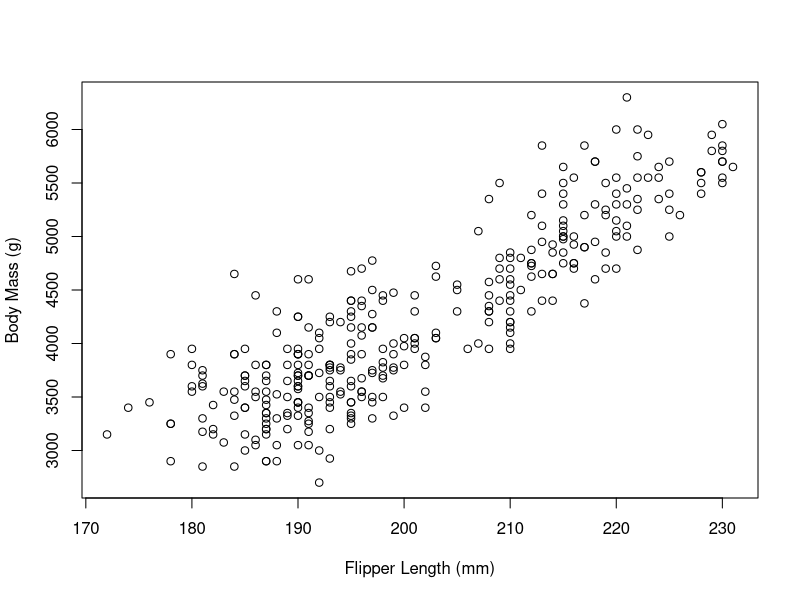
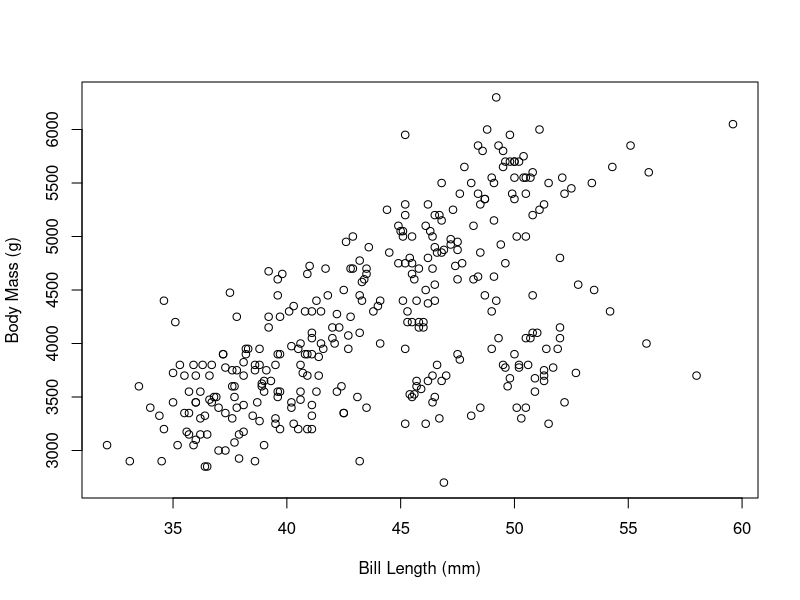
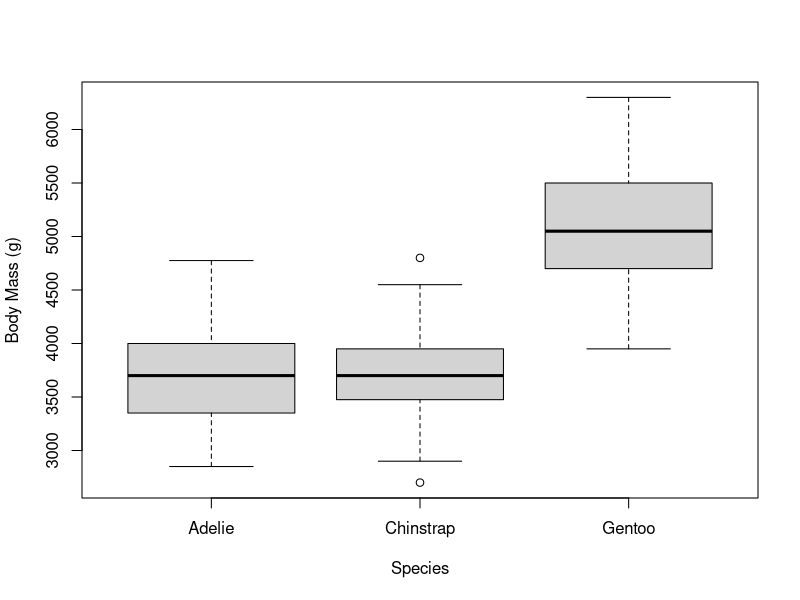
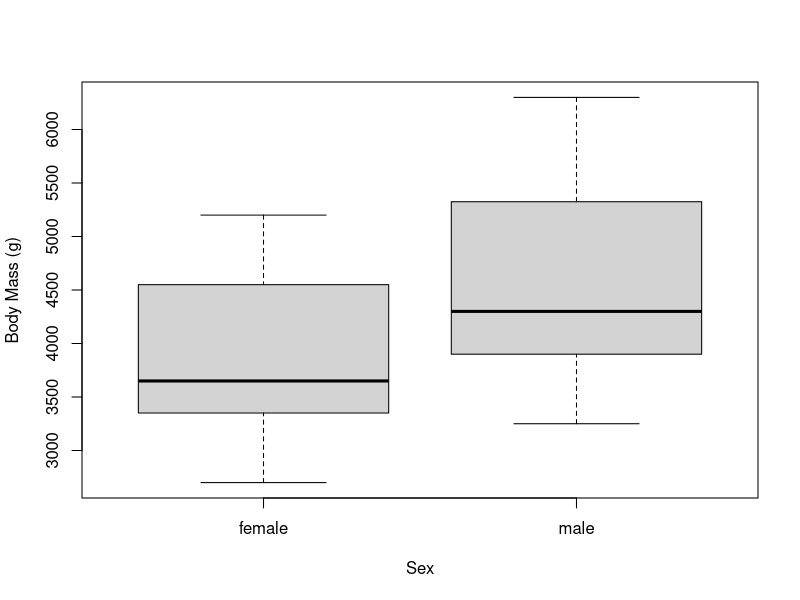
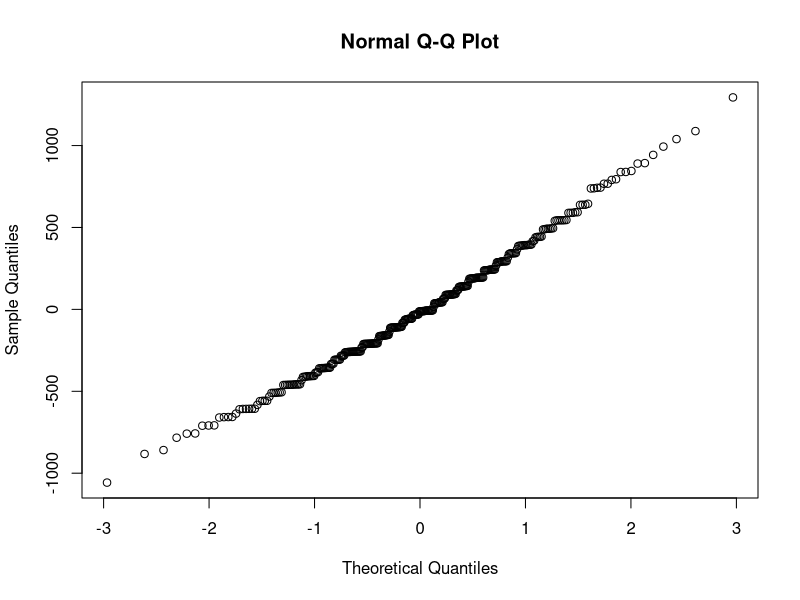

Write the R code that produced these figures, in order.
## ---- chunk 1
library(palmerpenguins)

df = penguins[,c("species","sex","bill_length_mm","flipper_length_mm","body_mass_g")]
## ---- chunk 2
# omit all rows with any missing values
df = na.omit(df)
## ---- chunk 3

plot(df$flipper_length_mm, df$body_mass_g, 
     xlab = "Flipper Length (mm)",
     ylab="Body Mass (g)")

plot(df$bill_length_mm, df$body_mass_g, 
     xlab = "Bill Length (mm)",
     ylab="Body Mass (g)")

plot(df$species, df$body_mass_g, 
     xlab = "Species",
     ylab="Body Mass (g)")

plot(df$sex, df$body_mass_g, 
     xlab = "Sex",
     ylab="Body Mass (g)")



## ---- chunk 4
lm.fitted = lm(formula = body_mass_g ~ flipper_length_mm, data = df)
coefficients(lm.fitted)
## ---- chunk 5
qqnorm(lm.fitted$residuals)
## ---- chunk 6
mlm.fitted = lm(formula = body_mass_g ~ ., data = df)
summary(mlm.fitted)
Rsquared = summary(mlm.fitted)$r.squared
## ---- chunk 7
dfz = df
dfz$flipper_length_mm = scale(dfz$flipper_length_mm)
dfz$bill_length_mm = scale(dfz$bill_length_mm)
dfz$body_mass_g = scale(dfz$body_mass_g) # optional
mlm.fitted = lm(formula = body_mass_g ~ ., data = dfz)
# summary(mlm.fitted) # to check p values
coefficients(mlm.fitted)
